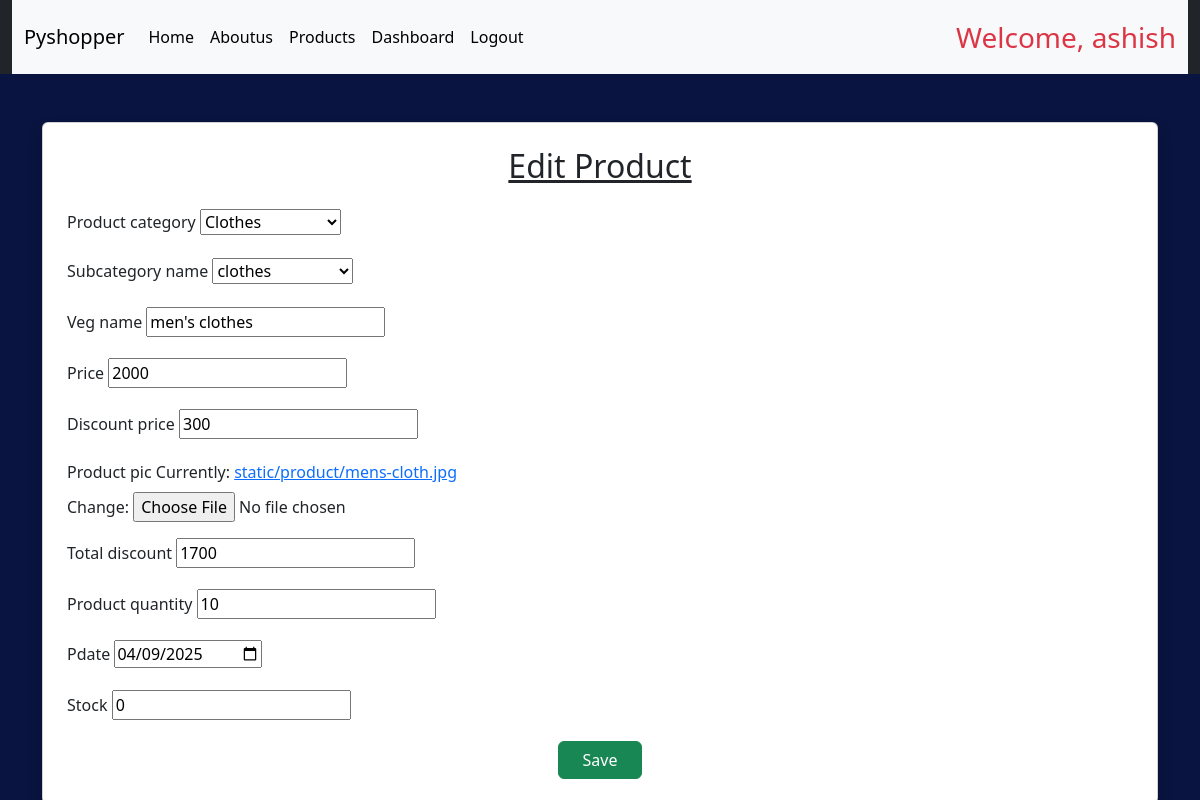
The app's page /seller/edit/4/ (signed in), older data.
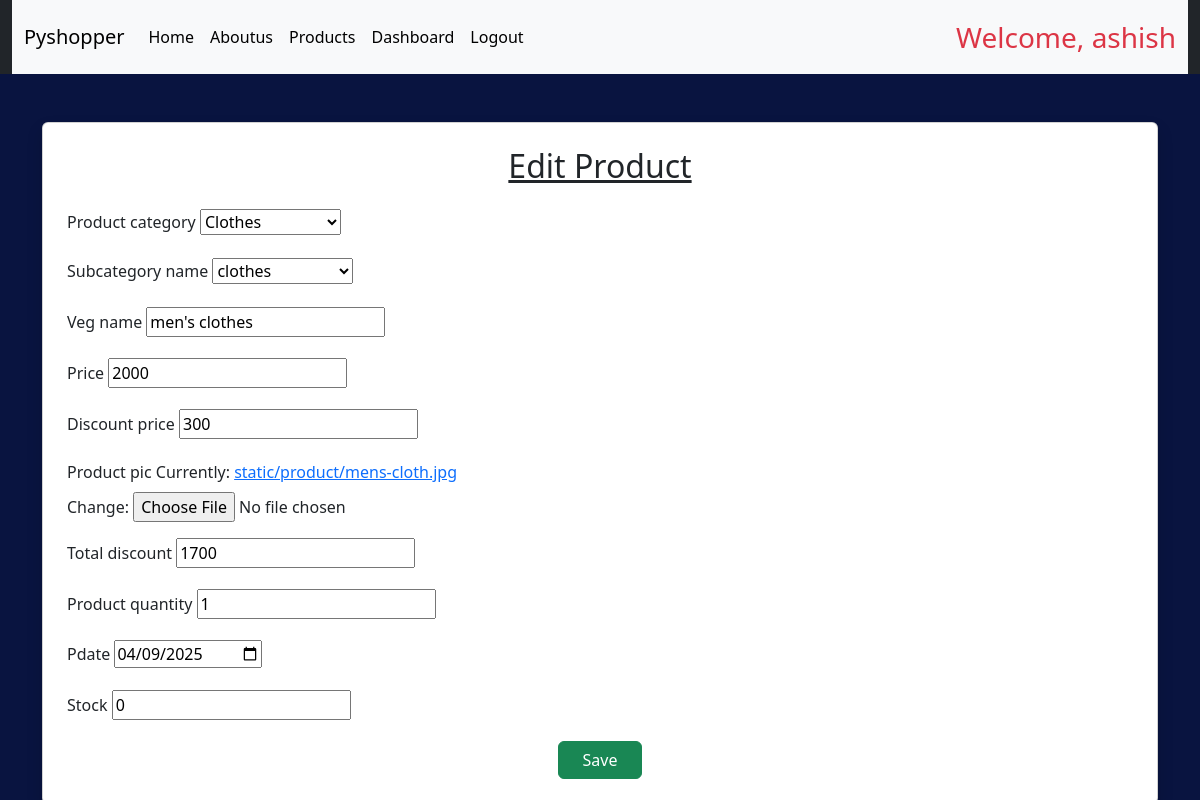
The same page, newer data.
### facebook/models.py (models this page shows)
class Myproduct(models.Model):
    seller = models.ForeignKey(CustomUser, on_delete=models.CASCADE, null=True, blank=True)
    product_category=models.ForeignKey(Category,on_delete=models.CASCADE)
    subcategory_name=models.ForeignKey(Subcategory,on_delete=models.CASCADE)
    veg_name=models.CharField(max_length=200,null=True)
    price=models.IntegerField()
    discount_price=models.IntegerField()
    product_pic=models.ImageField(upload_to='static/product/',null=True)
    total_discount=models.IntegerField()
    product_quantity=models.CharField(max_length=200)
    pdate=models.DateField()
    stock=models.PositiveIntegerField(default=0)

### facebook/views.py (the view)
    def wrapper(request, *args, **kwargs):
        if request.user.is_authenticated and request.user.user_type == 'seller':
            return view_func(request, *args, **kwargs)
        return redirect('login')

### facebook/forms.py
class MyProductForm(forms.ModelForm):
    class Meta:
        model = Myproduct
        fields=['product_category','subcategory_name','veg_name','price','discount_price','product_pic','total_discount','product_quantity','pdate','stock']
        exclude = ['seller']
    pdate = forms.DateField(
        widget=forms.DateInput(attrs={'type': 'date'})
    )

### facebook/models.py (called while the page is built)
    def __str__(self):
        return  self.cname

    def __str__(self):
        return self.subcategory_name

### facebook/views.py (called while the page is built)
def seller_required(view_func):
    def wrapper(request, *args, **kwargs):
        if request.user.is_authenticated and request.user.user_type == 'seller':
            return view_func(request, *args, **kwargs)
        return redirect('login')
    return wrapper

@login_required
@seller_required
def edit_product(request, pk):
    product = get_object_or_404(Myproduct, pk=pk, seller=request.user)
    form = MyProductForm(request.POST or None, request.FILES or None, instance=product)
    if form.is_valid():
        form.save()
        return redirect('seller_dashboard')
    return render(request, 'product_form.html', {'form': form,'is_edit': True})

### facebook/templates/product_form.html (shortened to what this page needs)
{% extends 'base.html' %}
{% block content %}
<div class="container mt-5">
    <div class="card shadow p-4">
        <h2 class="mb-4 text-center text-dark">
            <u>{% if is_edit %}Edit Product{% else %}Add New Product{% endif %}</u>
        </h2>
        <form method="post" enctype="multipart/form-data">
            {% for field in form %}
                <div class="mb-3">
                    <label for="{{ field.id_for_label }}" class="form-label">{{ field.label }}</label>
                    {{ field }}
                </div>
            {% endfor %}
            <div class="text-center">
                <button type="submit" class="btn btn-success px-4">
                    {% if is_edit %}Save{% else %}Submit{% endif %}
                </button>
            </div>
        </form>
    </div>
</div>
{% endblock %}

Row changes from the older to the newer data that the page shows:
changed Myproduct "Clothes": product_quantity "10" → "1"
